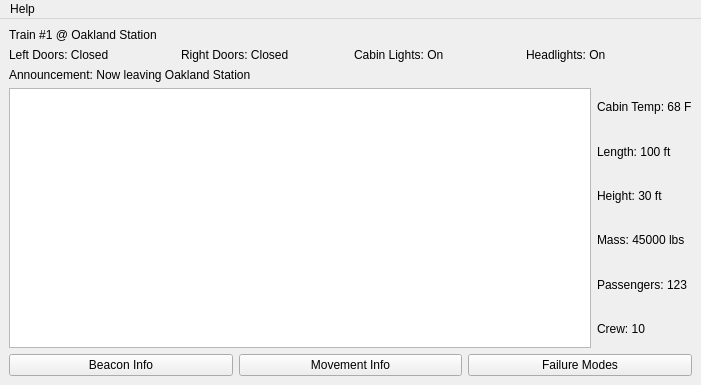
<?xml version="1.0" encoding="UTF-8"?>
<ui version="4.0">
 <class>TrainModelGUI</class>
 <widget class="QMainWindow" name="TrainModelGUI">
  <property name="geometry">
   <rect>
    <x>0</x>
    <y>0</y>
    <width>701</width>
    <height>385</height>
   </rect>
  </property>
  <property name="windowTitle">
   <string>C3 Train Model v0.1</string>
  </property>
  <widget class="QWidget" name="centralwidget">
   <property name="enabled">
    <bool>true</bool>
   </property>
   <property name="layoutDirection">
    <enum>Qt::LeftToRight</enum>
   </property>
   <layout class="QVBoxLayout" name="verticalLayout_3">
    <item>
     <layout class="QVBoxLayout" name="verticalLayout_2">
      <item>
       <layout class="QVBoxLayout" name="verticalLayout">
        <item>
         <widget class="QLabel" name="label">
          <property name="text">
           <string>Train #1 @ Oakland Station</string>
          </property>
         </widget>
        </item>
        <item>
         <layout class="QHBoxLayout" name="horizontalLayout_2">
          <item>
           <widget class="QLabel" name="label_5">
            <property name="text">
             <string>Left Doors: Closed</string>
            </property>
           </widget>
          </item>
          <item>
           <widget class="QLabel" name="label_2">
            <property name="text">
             <string>Right Doors: Closed</string>
            </property>
           </widget>
          </item>
          <item>
           <widget class="QLabel" name="label_3">
            <property name="text">
             <string>Cabin Lights: On</string>
            </property>
           </widget>
          </item>
          <item>
           <widget class="QLabel" name="label_6">
            <property name="text">
             <string>Headlights: On</string>
            </property>
           </widget>
          </item>
         </layout>
        </item>
        <item>
         <widget class="QLabel" name="label_4">
          <property name="text">
           <string>Announcement: Now leaving Oakland Station</string>
          </property>
         </widget>
        </item>
       </layout>
      </item>
      <item>
       <layout class="QHBoxLayout" name="horizontalLayout_3">
        <item>
         <widget class="QGraphicsView" name="graphicsView"/>
        </item>
        <item>
         <layout class="QVBoxLayout" name="verticalLayout_5">
          <item>
           <widget class="QLabel" name="label_12">
            <property name="text">
             <string>Cabin Temp: 68 F</string>
            </property>
           </widget>
          </item>
          <item>
           <widget class="QLabel" name="label_7">
            <property name="text">
             <string>Length: 100 ft</string>
            </property>
           </widget>
          </item>
          <item>
           <widget class="QLabel" name="label_8">
            <property name="text">
             <string>Height: 30 ft</string>
            </property>
           </widget>
          </item>
          <item>
           <widget class="QLabel" name="label_11">
            <property name="text">
             <string>Mass: 45000 lbs</string>
            </property>
           </widget>
          </item>
          <item>
           <widget class="QLabel" name="label_9">
            <property name="text">
             <string>Passengers: 123</string>
            </property>
           </widget>
          </item>
          <item>
           <widget class="QLabel" name="label_10">
            <property name="text">
             <string>Crew: 10</string>
            </property>
           </widget>
          </item>
         </layout>
        </item>
       </layout>
      </item>
      <item>
       <layout class="QHBoxLayout" name="horizontalLayout">
        <item>
         <widget class="QPushButton" name="pushButton_2">
          <property name="text">
           <string>Beacon Info</string>
          </property>
         </widget>
        </item>
        <item>
         <widget class="QPushButton" name="pushButton">
          <property name="text">
           <string>Movement Info</string>
          </property>
         </widget>
        </item>
        <item>
         <widget class="QPushButton" name="pushButton_3">
          <property name="text">
           <string>Failure Modes</string>
          </property>
         </widget>
        </item>
       </layout>
      </item>
     </layout>
    </item>
   </layout>
  </widget>
  <widget class="QMenuBar" name="menubar">
   <property name="geometry">
    <rect>
     <x>0</x>
     <y>0</y>
     <width>701</width>
     <height>20</height>
    </rect>
   </property>
   <widget class="QMenu" name="menuTrain_Model_v0_1">
    <property name="title">
     <string>Help</string>
    </property>
    <addaction name="actionREADME"/>
   </widget>
   <addaction name="menuTrain_Model_v0_1"/>
  </widget>
  <action name="actionREADME">
   <property name="text">
    <string>README</string>
   </property>
  </action>
 </widget>
 <resources/>
 <connections/>
</ui>
